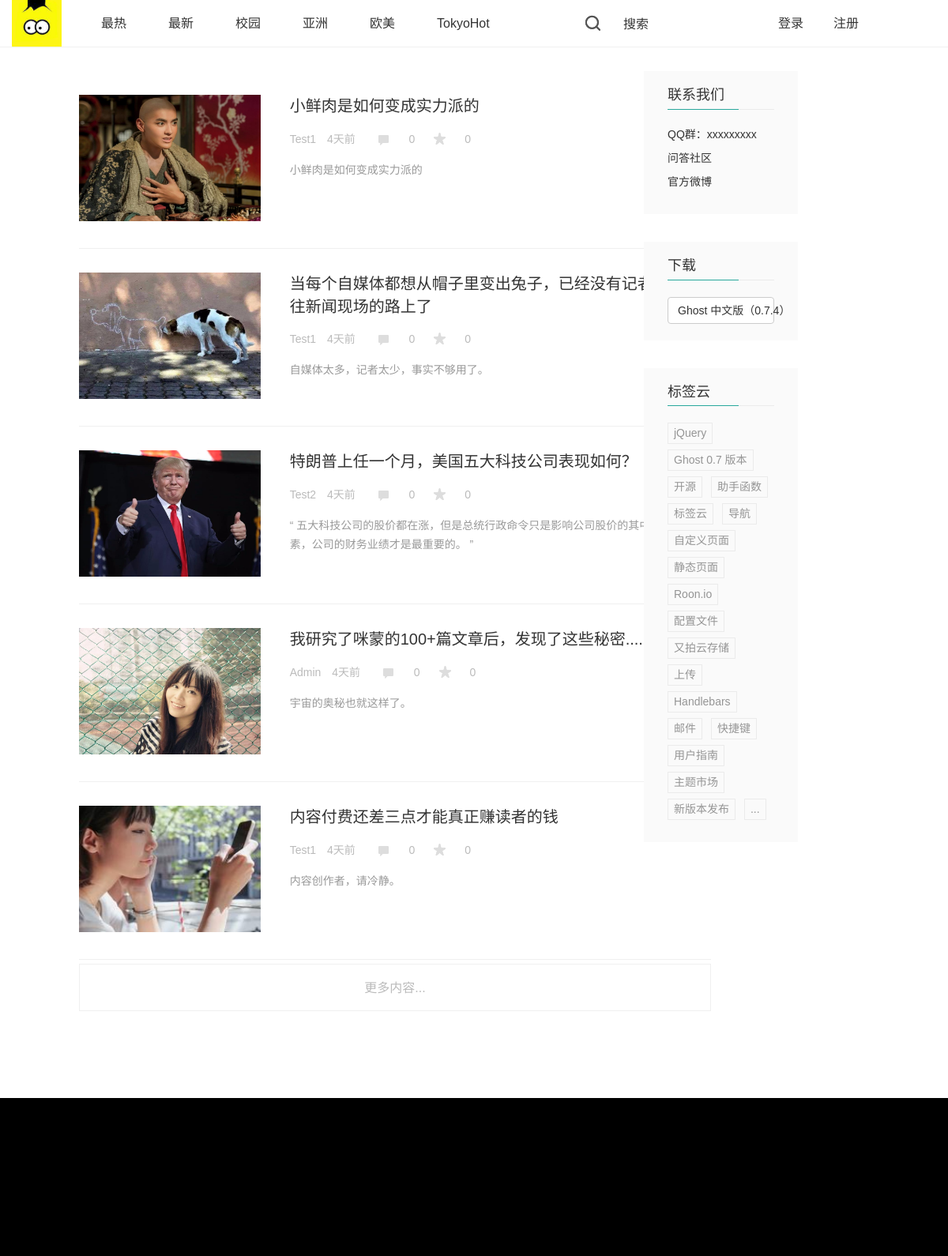
The app's page /bbs/category/3/ with its own data.
### bbs/models.py (models this page shows, shortened)
class Category(models.Model):
    name = models.CharField(max_length=64, unique=True)
    brief = models.CharField(null=True, blank=True, max_length=255)
    set_as_top_menu = models.BooleanField(default=False)
    position_index = models.SmallIntegerField()
    admins = models.ManyToManyField("UserProfile", blank=True)

class Article(models.Model):
    title = models.CharField(u"标题", max_length=255)
    brief = models.CharField(u"文章简介", null=True, blank=True, max_length=150)
    category = models.ForeignKey("Category")
    content = models.TextField(u"文章内容")
    author = models.ForeignKey("UserProfile")
    pub_date = models.DateTimeField(blank=True, null=True)
    last_modify = models.DateTimeField(auto_now=True)
    priority = models.IntegerField(u"优先级", default=1000)
    head_img = models.ImageField(u"图片", upload_to="statics/uploads")
    thumb_count = models.IntegerField(u"点赞数量", default=0)
    disgusting_count = models.IntegerField(u"踩数量", default=0)
    click_count = models.IntegerField(u"点击量", default=0)
    status_choices = (('draft', u"草稿"),
                      ('published', u"已发布"),
                      ('hidden', u"隐藏"),
                      )
    status = models.CharField(choices=status_choices, default='published', max_length=32)

class UserProfile(models.Model):
    user = models.OneToOneField(User)
    name = models.CharField(max_length=32)
    user_real_name = models.CharField(max_length=255, blank=True, null=True, default='未填写')
    signature = models.CharField(max_length=255, blank=True, null=True, default='未填写')
    mobile_phone = models.IntegerField(blank=True, null=True)
    company = models.CharField(max_length=255, blank=True, null=True, default='未填写')
    star = models.CharField(max_length=255, blank=True, null=True, default='未填写')
    profession = models.CharField(max_length=255, blank=True, null=True, default='未填写')
    weibo = models.CharField(max_length=255, blank=True, null=True, default='未填写')
    sex_choices = (('男', u"男"),
                   ('女', u"女"),
                   ('未知',u'未知')
                   )
    sex = models.CharField(choices=sex_choices, default='未知', max_length=32)
    birth = models.DateField(blank=True, null=True)
    address = models.CharField(max_length=255, blank=True, null=True, default='未填写')
    sign_up_time = models.DateField(blank=True, null=True)
    experience = models.IntegerField(u"经验值", default=0)
    level_choices = (('香蕉皮', u"香蕉皮"),
                     ('小香蕉', u"小香蕉"),
                     ('大香蕉', u"大香蕉"),
                     ('皮皮香焦', u"皮皮香焦"),
                     ('宇宙无敌大香蕉', u"宇宙无敌大香蕉"),
                     )
    user_level = models.CharField(choices=level_choices, default='香蕉皮', max_length=32)
    head_img = models.ImageField(u"头像", blank=True, null=True, upload_to="statics/uploads",
                                 default='statics/uploads/no-img.jpg')
    article_like = models.ManyToManyField("Article", blank=True)
    friends = models.ManyToManyField('self', related_name="my_friends", blank=True)

### bbs/views.py (the view)
# urls.py: url(r'^category/(\d+)/$', views.category),
def category(request, category_id):
    category_obj = models.Category.objects.get(id=category_id)
    if category_obj.position_index == 1:
        articles_list = models.Article.objects.filter(status='published').order_by('-priority')[0:6]
        return render(request, 'bbs/index.html', {'category_list': category_list,
                                                  'article_list': articles_list,
                                                  'category_index': 1,
                                                  })
    elif category_obj.position_index == 2:
        articles_list = models.Article.objects.filter(status='published').order_by('pub_date').reverse()[0:6]
        return render(request, 'bbs/category.html', {'category_list': category_list,
                                                     'article_list': articles_list,
                                                     'category_obj': category_obj})
    else:
        articles_list = models.Article.objects.filter(status='published', category_id=category_id).order_by(
            '-priority')[0:6]
        return render(request, 'bbs/category.html', {'category_list': category_list,
                                                     'article_list': articles_list,
                                                     'category_obj': category_obj})

### bbs/templatetags/custom.py (called while the page is built)
@register.filter
def truncate_url(img_obj):
    return img_obj.name.split("/")[-1]

@register.simple_tag
def filter_comment(article_obj):
    query_set = article_obj.comment_set.select_related()
    comments = {
        'comment_count': query_set.filter(comment_type=1).count(),
    }
    return comments

@register.filter
def date_format(obj):
    if obj:
        now_datetime = datetime.datetime.now()
        now_datetime = now_datetime.strftime("%Y-%m-%d %H:%M:%S")
        pub_datetime = obj.strftime("%Y-%m-%d %H:%M:%S")
        now_datetime = re.split('-|:| ', now_datetime)
        pub_datetime = re.split('-|:| ', pub_datetime)
        time_diff = [int(now_datetime[i])-int(pub_datetime[i]) for i in range(len(pub_datetime))]
        if time_diff[0] > 0:
            return str(time_diff[0])+"年前"
        elif time_diff[1] > 0:
            return str(time_diff[1]) + "月前"
        elif time_diff[2] > 0:
            return str(time_diff[2]) + "天前"
        elif time_diff[3] > 0:
            return str(time_diff[3]) + "小时前"
        elif time_diff[4] > 0:
            return str(time_diff[4]) + "分钟前"
        else:
            return '刚刚'

### templates/bbs/category.html (shortened to what this page needs)
{% extends 'base.html' %}
{% load custom %}
{% block page-container %}
    <div class="wrap-left" >
        <div class="mod-con">
        {% for article in article_list %}
                <div article_id="{{ article.id }}" class="article-box">
                    <div class="article-head-img col-md-4"style="padding-left: 0px;">
                        <a href="{% url 'article_detail' article.id %}"><img src="/static/uploads/{{ article.head_img|truncate_url }}"></a>
                    </div>
                    <div class="article-brief col-md-8">
                        <a class="article-title" href="{% url 'article_detail' article.id %}">{{ article.title }}</a>
                        <div class="article-brief-info">
                            <span class="author-name">{{ article.author.name }}</span>
                            <span class="time">{{ article.pub_date|date_format }}</span>
                            <span>{%  filter_comment article as comments %} </span>
                            <i class="icon icon-cmt"></i>
                            <em>{{ comments.comment_count }}</em>
                            <i class="icon icon-fvr"></i>
                            <em>{{ article.thumb_count }}</em>
                        </div>
                        <div class="article-brief-text">
                            <p>{{ article.brief }}</p>
                        </div>
                    </div>
                </div>
        {% endfor %}
    </div>
    </div>
<div class="wrap-right">
    <aside class="col-md-9 sidebar">
        <div class="widget">
            <h4 class="title">联系我们</h4>
            <div class="content community">
                <p>QQ群：xxxxxxxxx</p>
                <p><a href="http://wenda.ghostchina.com/" title="问答社区" target="_blank" onclick="_hmt.push(['_trackEvent', 'big-button', 'click', '问答社区'])"> 问答社区</a></p>
                <p><a href="http://weibo.com/ghostchinacom" title="官方微博" target="_blank" onclick="_hmt.push(['_trackEvent', 'big-button', 'click', '官方微博'])"> 官方微博</a></p>
            </div>
        </div>
        <div class="widget">
            <h4 class="title">下载</h4>
            <div class="content download">
                <a href="/download/" class="btn btn-default btn-block" onclick="_hmt.push(['_trackEvent', 'big-button', 'click', '下载Ghost'])">Ghost 中文版（0.7.4）</a>
            </div>
        </div>
        <div class="widget">
            <h4 class="title">标签云</h4>
            <div class="content tag-cloud">
                <a href="/tag/jquery/">jQuery</a>
                <a href="/tag/ghost-0-7-ban-ben/">Ghost 0.7 版本</a>
                <a href="/tag/opensource/">开源</a>
                <a href="/tag/zhu-shou-han-shu/">助手函数</a>
                <a href="/tag/tag-cloud/">标签云</a>
                <a href="/tag/navigation/">导航</a>
                <a href="/tag/customize-page/">自定义页面</a>
                <a href="/tag/static-page/">静态页面</a>
                <a href="/tag/roon-io/">Roon.io</a>
                <a href="/tag/configuration/">配置文件</a>
                <a href="/tag/upyun/">又拍云存储</a>
                <a href="/tag/upload/">上传</a>
                <a href="/tag/handlebars/">Handlebars</a>
                <a href="/tag/email/">邮件</a>
                <a href="/tag/shortcut/">快捷键</a>
                <a href="/tag/yong-hu-zhi-nan/">用户指南</a>
                <a href="/tag/theme-market/">主题市场</a>
                <a href="/tag/release/">新版本发布</a>
                <a href="/tag-cloud/">...</a>
	        </div>
        </div>
    </aside>
</div>
    <div class="clear-both">
       <div class="add—articles transition" data-cur-page ='2' >更多内容...</div>
    </div>
{% endblock %}

### templates/base.html (shortened to what this page needs)
{% load custom %}
<!DOCTYPE html>
<html lang="zh-CN"><head><meta http-equiv="Content-Type" content="text/html; charset=UTF-8">
    <link href="/static/bootstrap/css/screen.css" rel="stylesheet">
    <link href="/static/bootstrap/css/bootstrap.min.css" rel="stylesheet">
    <link href="/static/bootstrap/css/navbar-fixed-top.css" rel="stylesheet">
    <link href="/static/bootstrap/css/custom.css" rel="stylesheet">
  </head>
  <body> {% csrf_token %}
    <header id="top" role="banner" class="transition">
    <div class="container">
        <div class="navbar-header transition">
            <a href="/bbs" title="首页">
                <img src="/static/bootstrap/img/logo.jpg" alt="" title="首页">
            </a>
        </div>
        {% block top-menu %}
        <ul class="nav navbar-nav navbar-left">
            {% for category in category_list %}
                {% if category.id == category_obj.id %}
                    <li class="nav-news active"><a href="/bbs/category/{{ category.id }}" >{{ category.name }}</a></li>
                {% else %}
                    <li class="nav-news "><a href="/bbs/category/{{ category.id }}" >{{ category.name }}</a></li>
                {% endif  %}
            {% endfor%}
        </ul>
        {% endblock %}
        <ul class="nav navbar-nav navbar-right transition">
            <li class="search-li js-show-search-box"><i class="icon icon-search "></i><span>搜索</span></li>
                {% if request.user.is_authenticated %}
                    <li class=""><img src="/static/uploads/{{ request.user.userprofile.head_img|truncate_url }}" style="width:30px;height:30px;" ></li>
                    <li class="banner-user-name"><a href="{% url 'user_detail' request.user.userprofile.id %}">{{ request.user.userprofile.name }}</a></li>
                    <li class="log-out"><a href="{% url 'logout' %}">注销</a>
                    </li>
                    <li class="publish-articles "><a href="/bbs/new_article" class="js-open-contribute transition" >投稿</a></li>
                {% else %}
                    <li class="login-link-box"><a href="#" class="javascript:void(0);">登录</a></li>
                    <li class="register"><a href="/bbs/register" class="js-register" >注册</a></li>
                {% endif  %}
        </ul>
    </div>
</header>
    <div class="page-container">
    {% block page-container %}{% endblock %}
    </div>
    <footer class="footer">
    </footer>
</body></html>

### records on screen
Category: name "最热"
Category: name "最新"
Category: name "校园"
Category: name "亚洲"
Category: name "欧美"
Category: name "TokyoHot"
Article: head_img (picture), title "小鲜肉是如何变成实力派的", author.name "Test1", pub_date "4天前", comment_count "0", thumb_count "0", brief "小鲜肉是如何变成实力派的"
Article: head_img (picture), title "当每个自媒体都想从帽子里变出兔子，已经没有记者在赶往新闻现场的路上了", author.name "Test1", pub_date "4天前", comment_count "0", thumb_count "0", brief "自媒体太多，记者太少，事实不够用了。"
Article: head_img (picture), title "特朗普上任一个月，美国五大科技公司表现如何？", author.name "Test2", pub_date "4天前", comment_count "0", thumb_count "0", brief "“ 五大科技公司的股价都在涨，但是总统行政命令只是影响公司股价的其中一个因素，公司的财务业绩才是最重要的。 ”"
Article: head_img (picture), title "我研究了咪蒙的100+篇文章后，发现了这些秘密......", author.name "Admin", pub_date "4天前", comment_count "0", thumb_count "0", brief "宇宙的奥秘也就这样了。"
Article: head_img (picture), title "内容付费还差三点才能真正赚读者的钱", author.name "Test1", pub_date "4天前", comment_count "0", thumb_count "0", brief "内容创作者，请冷静。"
